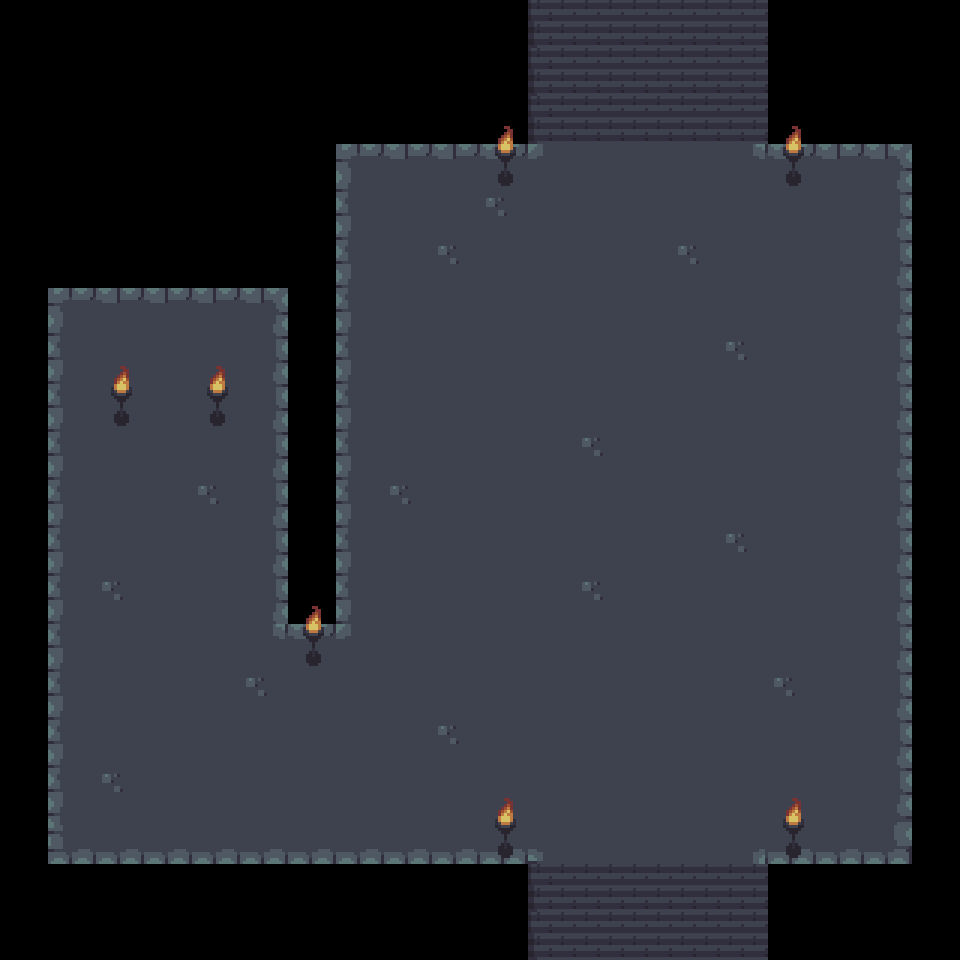

A 2D game scene composited from a Tiled map and its tileset images. What follows is a short description and the map's XML, with each tile layer's data collapsed to a summary:
An orthogonal 20x20 tile map with 48x48 px tiles, 3 tile layers (Ground, Top, Tile Layer 3), 2 tilesets and 13 objects (10x Event Door, 2x Event Teleport, Event Lever).

<map version="1.10" tiledversion="1.10.1" orientation="orthogonal" renderorder="right-down" width="20" height="20" tilewidth="48" tileheight="48" infinite="0" nextlayerid="5" nextobjectid="79">
 <properties>
  <property name="RandomEncounters" type="bool" value="true" />
 </properties>
 <tileset firstgid="1" source="Dungeon.tsx" />
 <tileset firstgid="65" source="../Textures/Events/Static/Events.tsx" />
 <layer id="1" name="Ground" width="20" height="20">
  <data>[400 cells, 348 non-empty, 24 distinct tile ids]</data>
 </layer>
 <layer id="2" name="Top" width="20" height="20">
  <data>[400 cells, 14 non-empty, 2 distinct tile ids]</data>
 </layer>
 <objectgroup id="3" name="Events" class="Layer of Events">
  <object id="58" type="Event Lever" gid="85" x="144" y="432" width="48" height="48">
   <properties>
    <property name="Base" type="class" propertytype="Base Event">
     <properties>
      <property name="Trigger" type="int" propertytype="Helper Trigger" value="0" />
     </properties>
    </property>
    <property name="GlobalSwitch1" type="class" propertytype="Global Switch">
     <properties>
      <property name="Function" type="qlonglong" propertytype="Helper Switch Function" value="2" />
      <property name="ID" type="int" value="100" />
      <property name="Set To" type="bool" value="false" />
     </properties>
    </property>
   </properties>
  </object>
  <object id="59" type="Event Door" gid="82" x="528" y="96" width="48" height="48">
   <properties>
    <property name="GlobalSwitch1" type="class" propertytype="Global Switch">
     <properties>
      <property name="Function" type="int" propertytype="Helper Switch Function" value="3" />
      <property name="ID" type="int" value="100" />
     </properties>
    </property>
   </properties>
  </object>
  <object id="60" type="Event Door" gid="81" x="624" y="96" width="48" height="48">
   <properties>
    <property name="GlobalSwitch1" type="class" propertytype="Global Switch">
     <properties>
      <property name="Function" type="int" propertytype="Helper Switch Function" value="3" />
      <property name="ID" type="int" value="100" />
     </properties>
    </property>
   </properties>
  </object>
  <object id="61" type="Event Door" gid="81" x="576" y="96" width="48" height="48">
   <properties>
    <property name="GlobalSwitch1" type="class" propertytype="Global Switch">
     <properties>
      <property name="Function" type="int" propertytype="Helper Switch Function" value="3" />
      <property name="ID" type="int" value="100" />
     </properties>
    </property>
   </properties>
  </object>
  <object id="62" type="Event Door" gid="81" x="672" y="96" width="48" height="48">
   <properties>
    <property name="GlobalSwitch1" type="class" propertytype="Global Switch">
     <properties>
      <property name="Function" type="int" propertytype="Helper Switch Function" value="3" />
      <property name="ID" type="int" value="100" />
     </properties>
    </property>
   </properties>
  </object>
  <object id="63" type="Event Door" gid="83" x="720" y="96" width="48" height="48">
   <properties>
    <property name="GlobalSwitch1" type="class" propertytype="Global Switch">
     <properties>
      <property name="Function" type="int" propertytype="Helper Switch Function" value="3" />
      <property name="ID" type="int" value="100" />
     </properties>
    </property>
   </properties>
  </object>
  <object id="64" type="Event Door" gid="83" x="720" y="48" width="48" height="48">
   <properties>
    <property name="GlobalSwitch1" type="class" propertytype="Global Switch">
     <properties>
      <property name="Function" type="int" propertytype="Helper Switch Function" value="3" />
      <property name="ID" type="int" value="100" />
     </properties>
    </property>
   </properties>
  </object>
  <object id="65" type="Event Door" gid="81" x="672" y="48" width="48" height="48">
   <properties>
    <property name="GlobalSwitch1" type="class" propertytype="Global Switch">
     <properties>
      <property name="Function" type="int" propertytype="Helper Switch Function" value="3" />
      <property name="ID" type="int" value="100" />
     </properties>
    </property>
   </properties>
  </object>
  <object id="66" type="Event Door" gid="81" x="624" y="48" width="48" height="48">
   <properties>
    <property name="GlobalSwitch1" type="class" propertytype="Global Switch">
     <properties>
      <property name="Function" type="int" propertytype="Helper Switch Function" value="3" />
      <property name="ID" type="int" value="100" />
     </properties>
    </property>
   </properties>
  </object>
  <object id="67" type="Event Door" gid="81" x="576" y="48" width="48" height="48">
   <properties>
    <property name="GlobalSwitch1" type="class" propertytype="Global Switch">
     <properties>
      <property name="Function" type="int" propertytype="Helper Switch Function" value="3" />
      <property name="ID" type="int" value="100" />
     </properties>
    </property>
   </properties>
  </object>
  <object id="68" type="Event Door" gid="82" x="528" y="48" width="48" height="48">
   <properties>
    <property name="GlobalSwitch1" type="class" propertytype="Global Switch">
     <properties>
      <property name="Function" type="int" propertytype="Helper Switch Function" value="3" />
      <property name="ID" type="int" value="100" />
     </properties>
    </property>
   </properties>
  </object>
  <object id="77" name="To Dungeon01" type="Event Teleport" x="528" y="864" width="240" height="96">
   <properties>
    <property name="Base" type="class" propertytype="Base Event">
     <properties>
      <property name="Trigger" type="int" propertytype="Helper Trigger" value="1" />
     </properties>
    </property>
    <property name="Destination" type="class" propertytype="Helper Destination">
     <properties>
      <property name="Destination Map" propertytype="Helper Maps" value="Dungeon_Outside" />
      <property name="Destination X" type="int" value="11" />
      <property name="Destination Y" type="int" value="17" />
     </properties>
    </property>
   </properties>
  </object>
  <object id="78" name="To Dungeon01" type="Event Teleport" x="528" y="0" width="240" height="48">
   <properties>
    <property name="Base" type="class" propertytype="Base Event">
     <properties>
      <property name="Trigger" type="int" propertytype="Helper Trigger" value="1" />
     </properties>
    </property>
    <property name="Destination" type="class" propertytype="Helper Destination">
     <properties>
      <property name="Destination Map" propertytype="Helper Maps" value="Dungeon02" />
      <property name="Destination X" type="int" value="9" />
      <property name="Destination Y" type="int" value="18" />
     </properties>
    </property>
   </properties>
  </object>
 </objectgroup>
 <layer id="4" name="Tile Layer 3" width="20" height="20">
  <data>[400 cells, 0 non-empty, 0 distinct tile ids]</data>
 </layer>
</map>
